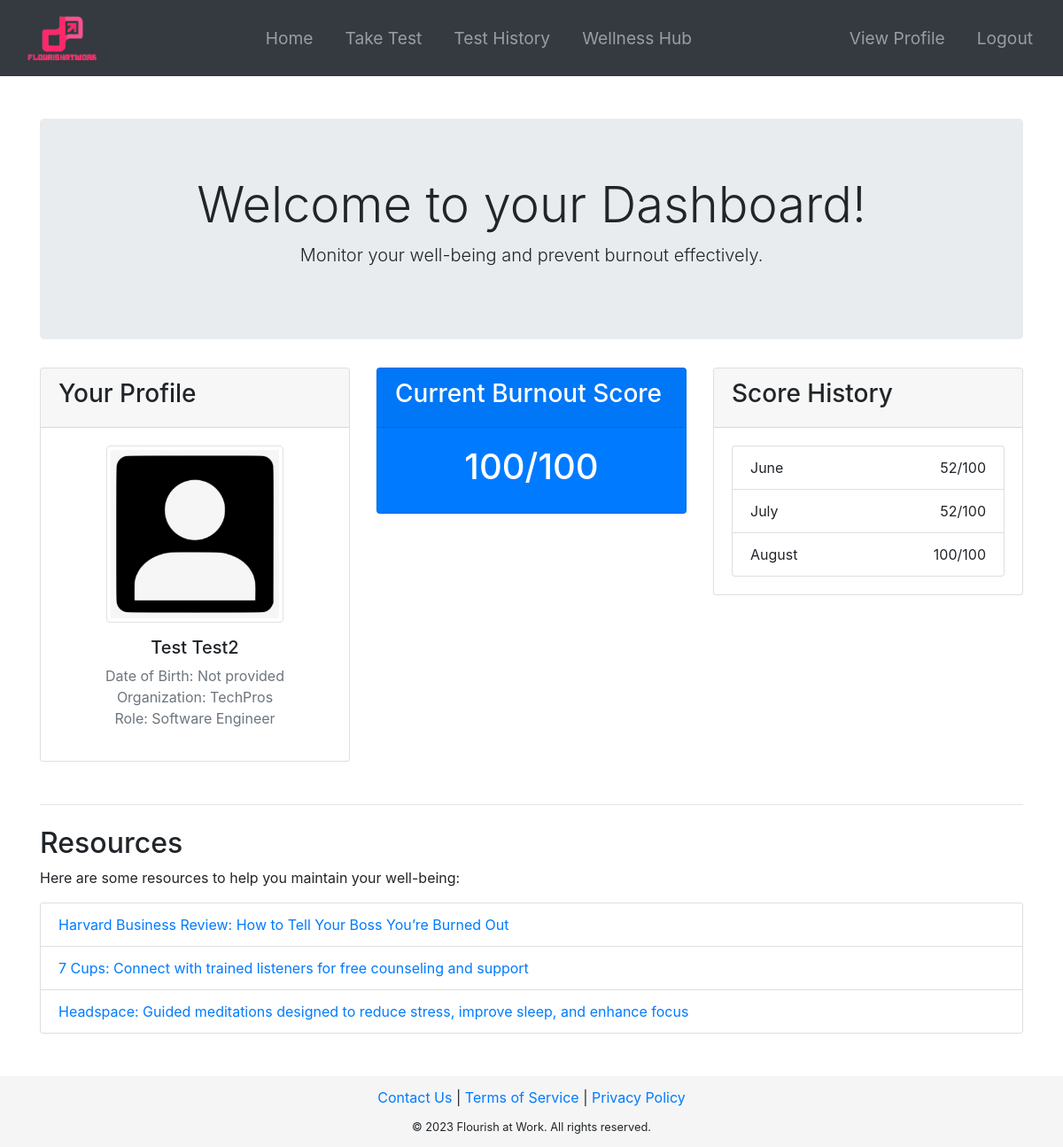
/dashboard (signed in), run on an earlier commit of the app's database.
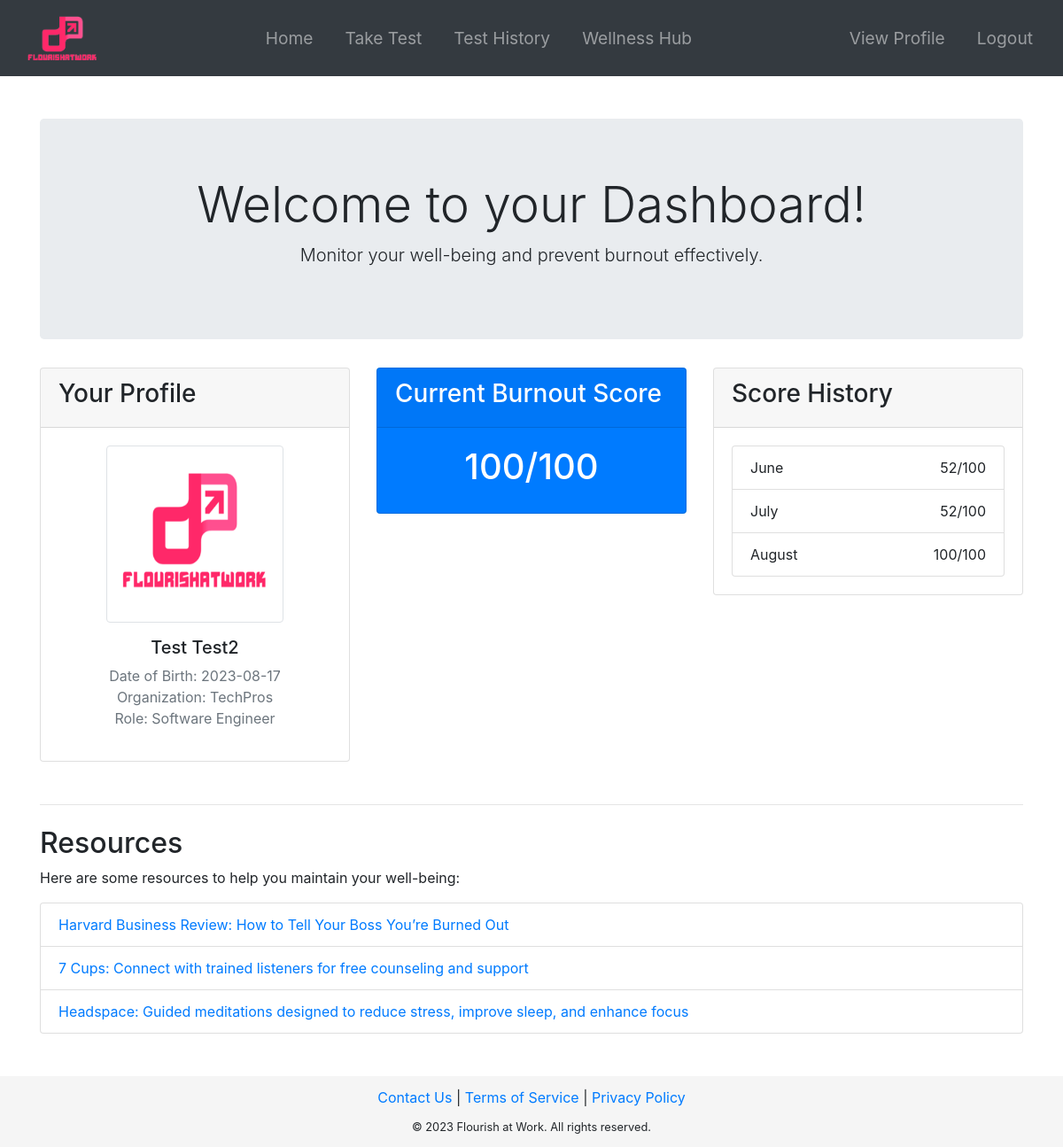
And on a later commit of the database.
### app/models.py (models this page shows, shortened)
class User(UserMixin, db.Model):
    id = db.Column(db.Integer, primary_key=True)
    email = db.Column(db.String(120), index=True, unique=True)
    password_hash = db.Column(db.String(128))
    firstname = db.Column(db.String(64), nullable=False)
    lastname = db.Column(db.String(64), nullable=False)
    image = db.Column(db.String(128), nullable=True)
    date_of_birth = db.Column(db.String(64), nullable=True)  # changed from db.Date to db.String
    companyId = db.Column(db.Integer, db.ForeignKey('company.id'))
    manager_id = db.Column(db.Integer, db.ForeignKey('user.id'))
    results = db.relationship('Results', backref='user', lazy='dynamic')
    subordinates = db.relationship('User', backref=db.backref('manager', remote_side=[id]), lazy='dynamic')
    first_login = db.Column(db.Boolean, default=True)

### app/routes.py (the view)
@main.route('/dashboard')
@login_required
def dashboard():
    get_flashed_messages()
    user = User.query.filter_by(id=current_user.id).first()
    last_score = Results.query.filter_by(user_id=current_user.id).order_by(Results.testDate.desc()).first()
    last_three_scores = Results.query.filter_by(user_id=current_user.id).order_by(Results.testDate.desc()).limit(3).all()
    all_results = Results.query.filter_by(user_id=current_user.id).order_by(Results.testDate.asc()).all()
    current_month = datetime.now().month
    last_month = (current_month - 1) % 12 or 12
    two_months_ago = (current_month - 2) % 12 or 12
    scores_dict = {score.testDate.month: score for score in last_three_scores}
    return render_template('dashboard.html', user=user, last_score=last_score, last_three_scores=last_three_scores, current_month=current_month, scores_dict=scores_dict, last_month=last_month, two_months_ago=two_months_ago)

### app/models.py (called while the page is built)
@login_manager.user_loader
def load_user(id):
    return User.query.get(int(id))

### app/routes.py (called while the page is built)
@main.before_request
def before_request():
    if current_user.is_authenticated and current_user.manager_id is None and request.endpoint not in ['main.select_manager', 'main.logout']:
        return redirect(url_for('main.select_manager'))

### app/templates/dashboard.html (shortened to what the changed rows need)
{% extends "base.html" %}
{% block content %}
<div class="container mt-5">
    <div class="jumbotron text-center">
        <h1 class="display-4">Welcome to your Dashboard!</h1>
    </div>
    <div class="row mt-4">
        <div class="col-md-4">
            <div class="card">
                <div class="card-body text-center">
                    {% if current_user.image %}
                        <img src="{{ url_for('static', filename='profile_pics/' + current_user.image) }}" alt="Profile Picture" class="img-thumbnail mb-3" style="width: 200px; height: 200px;">
                    {% else %}
                        <img src="{{ url_for('static', filename='profile_pics/default.jpg') }}" alt="Profile Picture" class="img-thumbnail mb-3" style="width: 200px; height: 200px;">
                    {% endif %}
                    <h5>{{user.firstname}} {{user.lastname}}</h5>
                    <p class="text-muted">
                        {% if user.date_of_birth %}
                            Date of Birth: {{ user.date_of_birth.split(" ")[0] }}<br>
                        {% else %}
                            Date of Birth: Not provided<br>
                        {% endif %}
                        Organization: {{user.company.name}}<br>
                        Role: Software Engineer
                    </p>
                </div>
            </div>
        </div>
        <div class="col-md-4">
            <div class="card bg-primary text-white">
                <div class="card-body text-center">
                    <h1>
                        {% if last_score %}
                            {% set scaled_score = (last_score.scoreA + last_score.scoreB + (48 - last_score.scoreC)) * 100 / 132 + 0.5 %}
                            {{ scaled_score|int }}/100
                        {% else %}
                            N/A
                        {% endif %}
                    </h1>
                </div>
            </div>
        </div>
    </div>
    <div class="resources-section mt-4 pb-5">
        <h2>Resources</h2>
    </div>
</div>
{% endblock %}

What changed in the data, as far as the page shows it:
changed User "Test": image: picture added; date_of_birth (not shown) → "2023-08-17"
Also different on the page:
text no longer shown: "Date of Birth: Not provided"
text now shown: "Date of Birth:"
